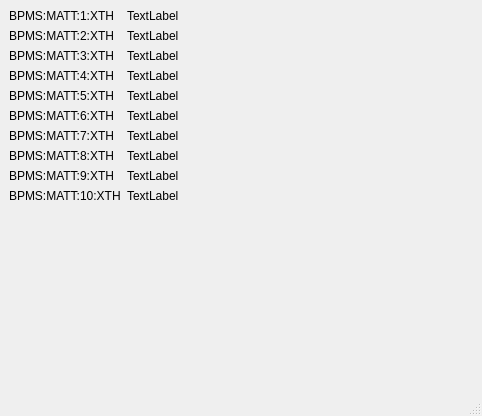
<?xml version="1.0" encoding="UTF-8"?>
<ui version="4.0">
 <class>MainWindow</class>
 <widget class="QMainWindow" name="MainWindow">
  <property name="geometry">
   <rect>
    <x>0</x>
    <y>0</y>
    <width>482</width>
    <height>416</height>
   </rect>
  </property>
  <property name="windowTitle">
   <string>Python Display Manager Proof-of-Concept</string>
  </property>
  <widget class="QWidget" name="centralwidget">
   <layout class="QFormLayout" name="formLayout">
    <property name="formAlignment">
     <set>Qt::AlignLeading|Qt::AlignLeft|Qt::AlignTop</set>
    </property>
    <item row="0" column="0">
     <widget class="QLabel" name="label">
      <property name="text">
       <string>BPMS:MATT:1:XTH</string>
      </property>
     </widget>
    </item>
    <item row="0" column="1">
     <widget class="QLabel" name="pvLabel1">
      <property name="autoFillBackground">
       <bool>false</bool>
      </property>
      <property name="text">
       <string>TextLabel</string>
      </property>
     </widget>
    </item>
    <item row="1" column="0">
     <widget class="QLabel" name="label_2">
      <property name="text">
       <string>BPMS:MATT:2:XTH</string>
      </property>
     </widget>
    </item>
    <item row="1" column="1">
     <widget class="QLabel" name="pvLabel2">
      <property name="text">
       <string>TextLabel</string>
      </property>
     </widget>
    </item>
    <item row="2" column="0">
     <widget class="QLabel" name="label_3">
      <property name="text">
       <string>BPMS:MATT:3:XTH</string>
      </property>
     </widget>
    </item>
    <item row="2" column="1">
     <widget class="QLabel" name="pvLabel3">
      <property name="text">
       <string>TextLabel</string>
      </property>
     </widget>
    </item>
    <item row="3" column="0">
     <widget class="QLabel" name="label_4">
      <property name="text">
       <string>BPMS:MATT:4:XTH</string>
      </property>
     </widget>
    </item>
    <item row="3" column="1">
     <widget class="QLabel" name="pvLabel4">
      <property name="text">
       <string>TextLabel</string>
      </property>
     </widget>
    </item>
    <item row="4" column="0">
     <widget class="QLabel" name="label_5">
      <property name="text">
       <string>BPMS:MATT:5:XTH</string>
      </property>
     </widget>
    </item>
    <item row="4" column="1">
     <widget class="QLabel" name="pvLabel5">
      <property name="text">
       <string>TextLabel</string>
      </property>
     </widget>
    </item>
    <item row="5" column="0">
     <widget class="QLabel" name="label_6">
      <property name="text">
       <string>BPMS:MATT:6:XTH</string>
      </property>
     </widget>
    </item>
    <item row="5" column="1">
     <widget class="QLabel" name="pvLabel6">
      <property name="text">
       <string>TextLabel</string>
      </property>
     </widget>
    </item>
    <item row="6" column="0">
     <widget class="QLabel" name="label_7">
      <property name="text">
       <string>BPMS:MATT:7:XTH</string>
      </property>
     </widget>
    </item>
    <item row="6" column="1">
     <widget class="QLabel" name="pvLabel7">
      <property name="text">
       <string>TextLabel</string>
      </property>
     </widget>
    </item>
    <item row="7" column="0">
     <widget class="QLabel" name="label_8">
      <property name="text">
       <string>BPMS:MATT:8:XTH</string>
      </property>
     </widget>
    </item>
    <item row="7" column="1">
     <widget class="QLabel" name="pvLabel8">
      <property name="text">
       <string>TextLabel</string>
      </property>
     </widget>
    </item>
    <item row="8" column="0">
     <widget class="QLabel" name="label_9">
      <property name="text">
       <string>BPMS:MATT:9:XTH</string>
      </property>
     </widget>
    </item>
    <item row="8" column="1">
     <widget class="QLabel" name="pvLabel9">
      <property name="text">
       <string>TextLabel</string>
      </property>
     </widget>
    </item>
    <item row="9" column="0">
     <widget class="QLabel" name="label_10">
      <property name="text">
       <string>BPMS:MATT:10:XTH</string>
      </property>
     </widget>
    </item>
    <item row="9" column="1">
     <widget class="QLabel" name="pvLabel10">
      <property name="text">
       <string>TextLabel</string>
      </property>
     </widget>
    </item>
   </layout>
  </widget>
  <widget class="QMenuBar" name="menubar">
   <property name="geometry">
    <rect>
     <x>0</x>
     <y>0</y>
     <width>482</width>
     <height>22</height>
    </rect>
   </property>
  </widget>
  <widget class="QStatusBar" name="statusbar"/>
 </widget>
 <resources/>
 <connections/>
</ui>
